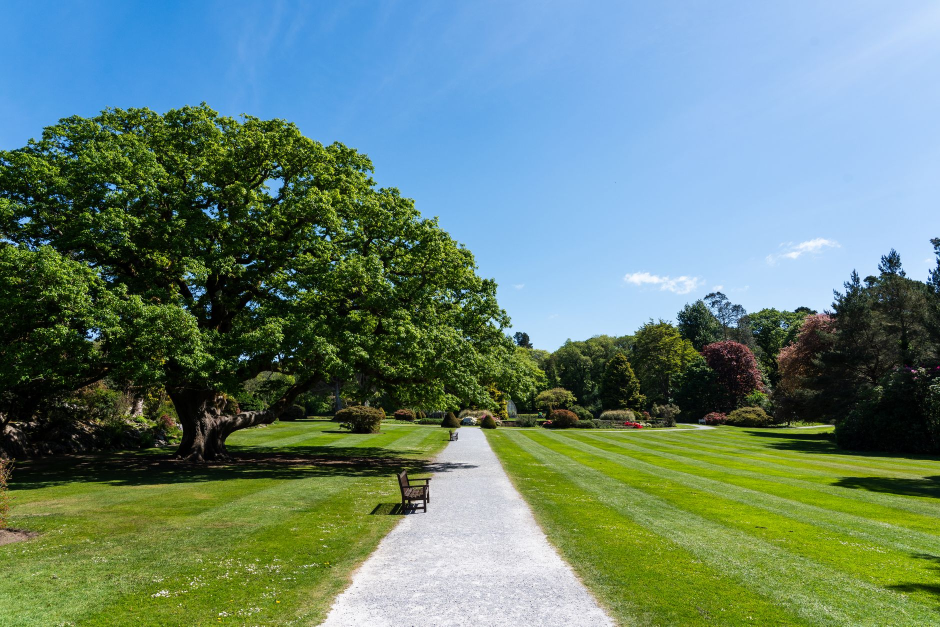
#> input picture chair-workout/assets/img/lawn_6.jpg, 1880 x 1253 px (shown at 1/2 size)
$ python -i make_clips.py   (imports and definitions only)
#> lines starting #> are read from the running program, lines starting #| are printed output that depends on the picture
"""Composite each rendered exercise loop over the lawn background (with a soft chair/feet shadow), then make
a 42 s work clip and a 15 s preview clip per exercise, plus intro/outro stills.
python tools/make_clips.py"""
import json, subprocess, sys
from pathlib import Path
from PIL import Image, ImageDraw, ImageFilter, ImageEnhance
sys.path.insert(0, str(Path(__file__).resolve().parents[1] / "blender"))
ROOT = Path(__file__).resolve().parents[1]
# [1 line not run here, left out]
FF = r"C:\Users\daggu222105\AppData\Local\Microsoft\WinGet\Links\ffmpeg.exe"
W, H = 1920, 1080
WORK, REST = 42, 15
import importlib.util
spec = importlib.util.spec_from_file_location("chair_ex_meta", ROOT / "blender" / "chair_ex.py")
# [1 line that did not run here, left out]
# read the exercise table without importing Blender modules
standing = {"sit_to_stand": True, "calf_raise": True}
ORDER = ["seated_march", "arm_circles", "sit_to_stand", "overhead_press", "knee_raise", "chest_press", "torso_twist", "leg_extension", "calf_raise", "biceps_curl"]

def background(frame_png, out_png):
#> called with frame_png = '../blender/out/glb_front.png', out_png = 'out.png'
    bg = Image.open(ROOT / "assets" / "img" / "lawn_6.jpg").convert("RGB")
#> bg is the input picture: PIL image 1880x1253 RGB; mean R, G, B 102.3, 130.7, 117.8
    s = max(W / bg.width, H / bg.height) * 1.25
#> s = 1.28
    bg = bg.resize((round(bg.width * s), round(bg.height * s)), Image.LANCZOS)
#> bg: PIL image 2400x1600 RGB
    ox = (bg.width - W) // 2; oy = bg.height - H
#> after `ox = (bg.width - W) // 2`: ox = 240
#> after `oy = bg.height - H`: oy = 520
    bg = bg.crop((ox, oy, ox + W, oy + H)).filter(ImageFilter.GaussianBlur(3))
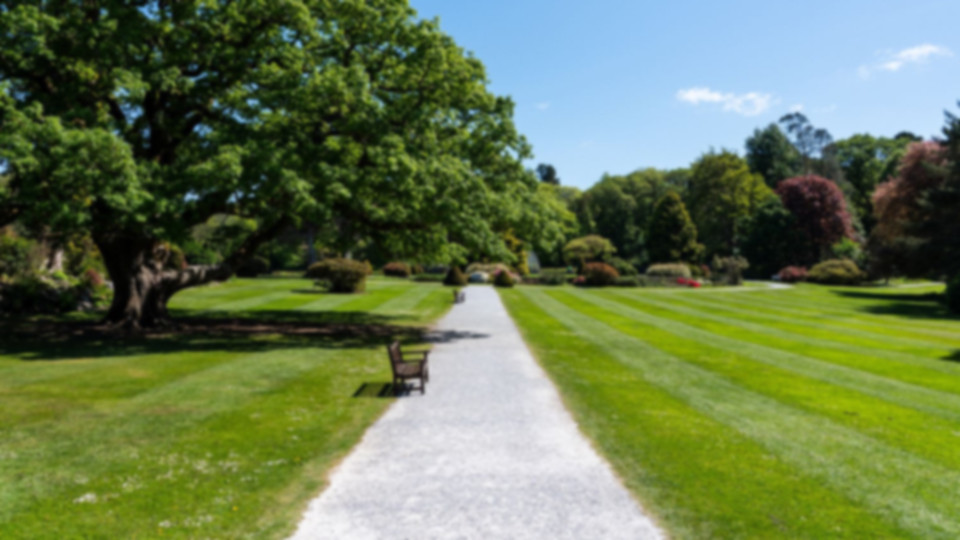
#> bg: PIL image 1920x1080 RGB (shown at 1/2 size); mean R, G, B 103.1, 120.5, 81.8
    bg = ImageEnhance.Brightness(bg).enhance(0.92)
    a = Image.open(frame_png).getchannel("A"); x0, y0, x1, y1 = a.getbbox()
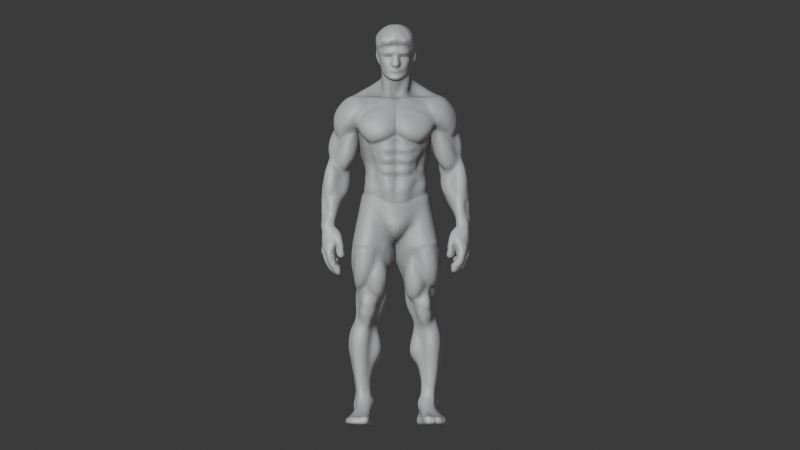
#> input picture chair-workout/blender/out/glb_front.png, 1600 x 900 px (shown at 1/2 size)
#> after `a = Image.open(frame_png).getchannel('A')`: a: PIL image 1600x900 L; every value is 255
#> after `x0, y0, x1, y1 = a.getbbox()`: x0 = 0; y0 = 0; x1 = 1600; y1 = 900
    sh = Image.new("L", (W, H), 0); d = ImageDraw.Draw(sh)
#> after `sh = Image.new('L', (W, H), 0)`: sh: PIL image 1920x1080 L; every value is 0
    cx, cy, rw = (x0 + x1) / 2 - 10, y1 - 30, (x1 - x0) * 0.26
#> cx = 790; cy = 870; rw = 416
    d.ellipse([cx - rw, cy - 30, cx + rw, cy + 28], fill=165)
    sh = sh.filter(ImageFilter.GaussianBlur(24))
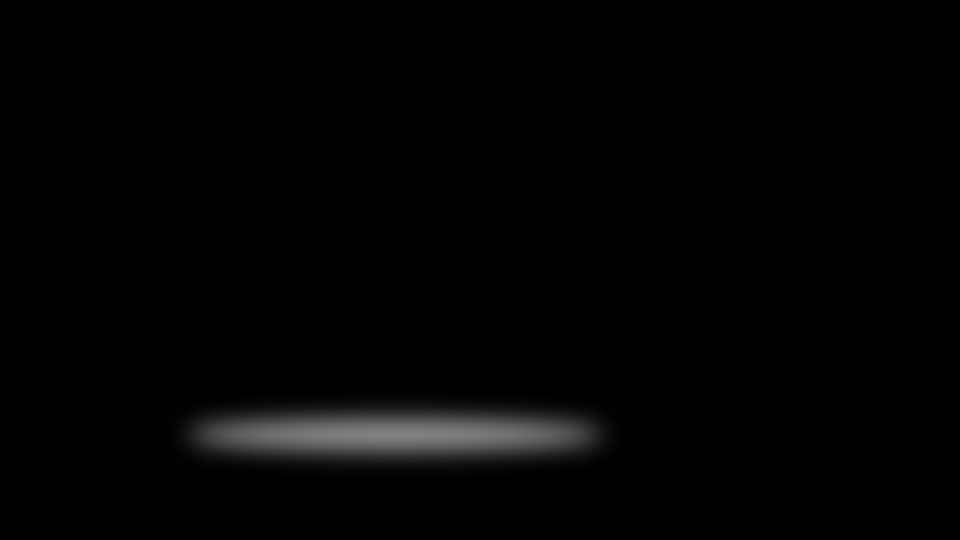
#> sh: PIL image 1920x1080 L (shown at 1/2 size); min 0, max 127, mean 3.1
    bg = Image.composite(Image.new("RGB", (W, H), (18, 20, 16)), bg, sh)
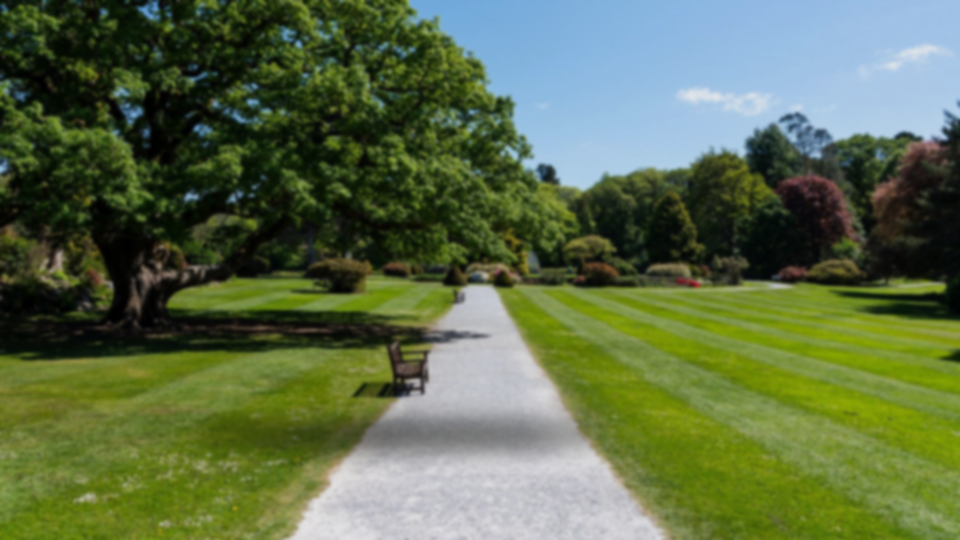
#> bg: PIL image 1920x1080 RGB (shown at 1/2 size); mean R, G, B 92.6, 108.6, 73.4
    bg.save(out_png, quality=95)

def run(*a):
    r = subprocess.run([FF, "-nostdin", "-v", "error", "-y", *map(str, a)], capture_output=True, text=True)
    if r.returncode: print(r.stderr[-500:]); raise SystemExit(1)

# backgrounds per camera (shadow placed from a seated / standing frame)
bg_seated = OUT / "bg_seated.jpg"; bg_standing = OUT / "bg_standing.jpg"
# [4 lines not run here, left out]

meta = {}
# [16 lines not run here, left out]

>>> result = background('../blender/out/glb_front.png', 'out.png')
